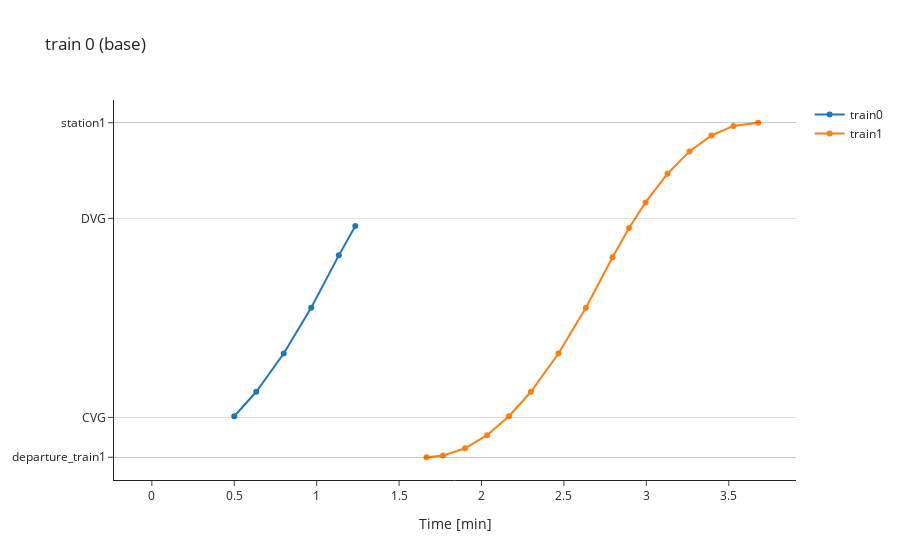

Notebook cell for this chart:
### Code cell
sim.space_time_graph_plotly(1)

### Figure 1 — Plotly figure (JSON) as saved in the notebook; plotly's stock layout.template omitted (floating-point values rounded to 4 significant figures)
{"data": [{"name": "train0", "type": "scatter", "x": [0, 0.1, 0.2333, 0.3667, 0.5, 0.6333, 0.8, 0.9667, 1.134, 1.234, 1.334, 1.468, 1.601, 1.734, 1.868, 2.018], "y": [null, null, null, null, 205.8, 328.9, 520.8, 750.4, 1014, 1161, null, null, null, null, null, null]}, {"name": "train1", "type": "scatter", "x": [1.667, 1.767, 1.9, 2.033, 2.167, 2.3, 2.467, 2.633, 2.795, 2.895, 2.995, 3.128, 3.262, 3.395, 3.528, 3.678], "y": [0, 8.294, 45.07, 111.0, 205.8, 328.9, 520.8, 750.4, 1004, 1151, 1280, 1424, 1536, 1616, 1664, 1680]}], "layout": {"hovermode": "x unified", "shapes": [{"line": {"color": "black", "width": 0.5}, "type": "line", "x0": 0, "x1": 1, "xref": "x domain", "y0": 0, "y1": 0, "yref": "y"}, {"line": {"color": "black", "width": 0.5}, "type": "line", "x0": 0, "x1": 1, "xref": "x domain", "y0": 0, "y1": 0, "yref": "y"}, {"line": {"color": "black", "width": 0.5}, "type": "line", "x0": 0, "x1": 1, "xref": "x domain", "y0": 200, "y1": 200, "yref": "y"}, {"line": {"color": "black", "width": 0.5}, "type": "line", "x0": 0, "x1": 1, "xref": "x domain", "y0": 1200, "y1": 1200, "yref": "y"}, {"line": {"color": "black", "width": 0.5}, "type": "line", "x0": 0, "x1": 1, "xref": "x domain", "y0": 1680, "y1": 1680, "yref": "y"}, {"line": {"color": "black", "width": 0.5}, "type": "line", "x0": 0, "x1": 1, "xref": "x domain", "y0": 1680, "y1": 1680, "yref": "y"}], "title": {"text": "train 0 (base)"}, "xaxis": {"title": {"text": "Time [min]"}}, "yaxis": {"tickmode": "array", "ticktext": ["departure_train1", "station0", "CVG", "DVG", "station1", "arrival_train1"], "tickvals": [0, 0, 200, 1200, 1680, 1680]}}}
